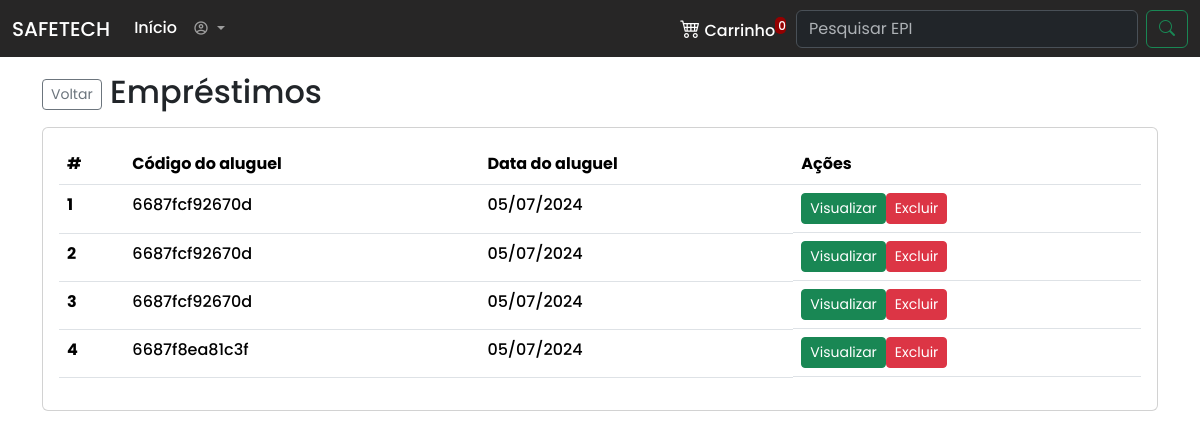
The page /aluguel.php (signed in) on the database as committed earlier.
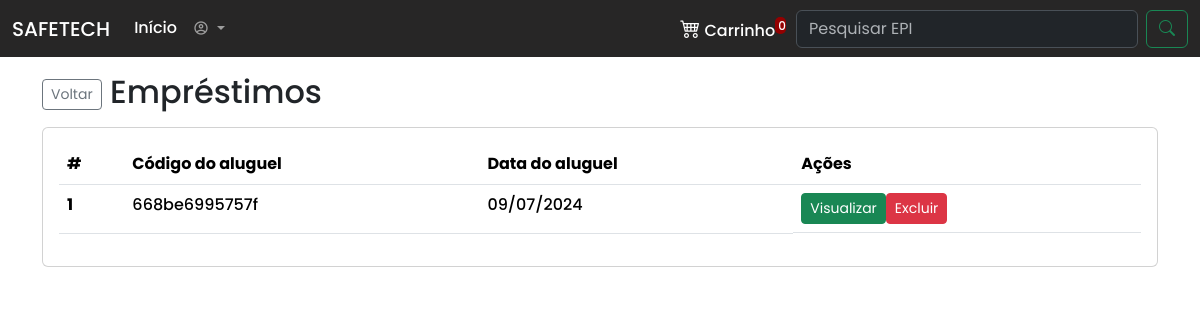
The same page on the database as committed later.
### tables this page shows
CREATE TABLE `aluguel` (
  `idaluguel` int(10) unsigned NOT NULL AUTO_INCREMENT,
  `idusuario` int(10) unsigned NOT NULL DEFAULT 0,
  `dataAluguel` date DEFAULT NULL,
  `horaInicial` time NOT NULL DEFAULT '00:00:00',
  `horaFim` time NOT NULL DEFAULT '00:00:00',
  `codigoAluguel` varchar(20) NOT NULL DEFAULT '',
  `devolvido` char(1) NOT NULL DEFAULT '',
  `prioridade` varchar(15) NOT NULL DEFAULT '',
  `observacao` varchar(400) DEFAULT NULL,
  `cadastro` datetime NOT NULL,
  `alteracao` timestamp NOT NULL DEFAULT current_timestamp() ON UPDATE current_timestamp(),
  `ativo` char(1) NOT NULL DEFAULT 'A',
  PRIMARY KEY (`idaluguel`,`idusuario`),
  UNIQUE KEY `idaluguel` (`idaluguel`),
  KEY `FK_aluguel_usuario` (`idusuario`),
  CONSTRAINT `FK_aluguel_usuario` FOREIGN KEY (`idusuario`) REFERENCES `usuario` (`idusuario`) ON DELETE CASCADE ON UPDATE CASCADE
);

### func/funcoes.php (called while the page is built, shortened)
<?php
function listarItemExpecificoOrdem($campos, $tabela, $campoExpecifico, $valorCampo, $ordem, $tipoOrdem)
{
    $conn = conectar();
    try {
        $conn->beginTransaction();
        $sqlListaTabelas = $conn->prepare("SELECT $campos FROM $tabela WHERE $campoExpecifico = ? ORDER BY $ordem $tipoOrdem");
        $sqlListaTabelas->bindValue(1, $valorCampo, PDO::PARAM_STR);
        $sqlListaTabelas->execute();
        $conn->commit();
        if ($sqlListaTabelas->rowCount() > 0) {
            return $sqlListaTabelas->fetchAll(PDO::FETCH_OBJ);
        }
        return 'vazio';
    } catch
    (PDOException $e) {
        echo 'Exception -> ';
        return ($e->getMessage());
        $conn->rollback();
    }
}

### aluguel.php (the view, shortened to what this page needs)
<?php
include_once('./func/funcoes.php');
?>
<!doctype html>
<html lang="pt-br">
<head>
    <link href="https://cdn.jsdelivr.net/npm/bootstrap@5.3.3/dist/css/bootstrap.min.css" rel="stylesheet"
>
    <link rel="stylesheet" type="text/css"
          href="https://cdnjs.cloudflare.com/ajax/libs/MaterialDesign-Webfont/7.0.96/css/materialdesignicons.min.css">
    <link rel="stylesheet" href="https://cdn.jsdelivr.net/npm/bootstrap-icons@1.11.3/font/bootstrap-icons.min.css">
    <link rel="stylesheet" type="text/css" href="https://cdn.jsdelivr.net/npm/toastify-js/src/toastify.min.css">
    <link rel="stylesheet" href="./css/style.css">
</head>
<body>
<?php include_once('navbar.php') ?>
<div class="container">
    <h2 class="mt-3">
        <a href="index.php" class="btn btn-sm btn-outline-secondary">Voltar</a>
        Empréstimos</h2>
    <div class="card mt-3">
        <div class="card-body">
            <table class="table">
                <thead>
                <tr>
                    <th scope="col">#</th>
                    <th scope="col">Código do aluguel</th>
                    <th scope="col">Data do aluguel</th>
                    <th scope="col">Ações</th>
                </tr>
                </thead>
                <tbody>
                <?php
                $cont = 1;
                $alugueis = listarItemExpecificoOrdem('*', 'aluguel', 'idusuario', "$idFuncionario", 'idaluguel', 'DESC');
                if ($alugueis !== 'vazio') {
                    foreach ($alugueis as $aluguel) {
                        $codigoAluguel = $aluguel->codigoAluguel;
                        $dataAluguel = $aluguel->dataAluguel;
                        $devolvido = $aluguel->devolvido;
                        $dataAluguel = implode("/", array_reverse(explode("-", $dataAluguel)));
                        ?>
                        <tr>
                            <th scope="row"><?php echo $cont ?></th>
                            <td><?php echo $codigoAluguel ?></td>
                            <td><?php echo $dataAluguel ?></td>
                            <td class="d-flex">
                                <form action="visualizarAluguel.php" name="frmCodAluguel" id="frmCodAluguel"
                                      method="post">
                                    <button class="btn btn-success btn-sm">Visualizar</button>
                                </form>
                                <?php
                                if ($devolvido !== 'S') {
                                    ?>
                                    <button class="btn btn-danger btn-sm" data-bs-toggle="modal"
                                            data-bs-target="#erroExcluir">
                                        Excluir
                                    </button>
                                    <?php
                                }
                                ?>
                            </td>
                        </tr>
                        <?php
                        ++$cont;
                    }
                }else{
                    ?>
                    <tr>
                        <td colspan="4" class="text-center">Nenhum empréstimo a ser mostrado!</td>
                    </tr>
                    <?php
                }
                ?>
                </tbody>
            </table>
        </div>
    </div>
</div>
</body>
</html>

Rows that differ between the two databases and show on the page:
removed aluguel: codigoAluguel "6687fcf92670d", dataAluguel "05/07/2024", devolvido "Excluir"
removed aluguel: codigoAluguel "6687fcf92670d", dataAluguel "05/07/2024", devolvido "Excluir"
removed aluguel: codigoAluguel "6687fcf92670d", dataAluguel "05/07/2024", devolvido "Excluir"
changed aluguel: codigoAluguel "6687f8ea81c3f" → "668be6995757f"; dataAluguel "05/07/2024" → "09/07/2024"
